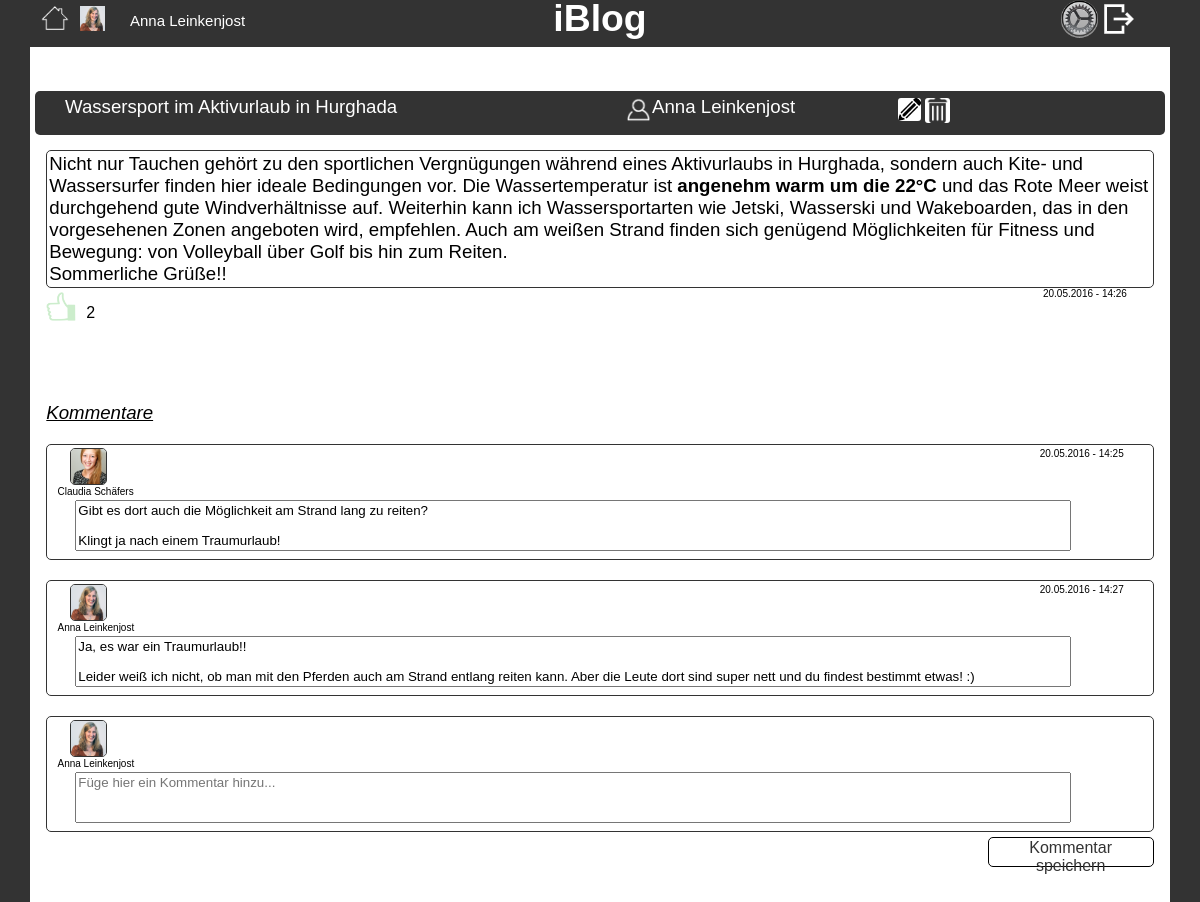
The app's page /index.php?article=31 (signed in) with its own data.
### tables this page shows
CREATE TABLE `article` (
  `id` int(11) NOT NULL,
  `title` varchar(100) NOT NULL,
  `text` text,
  `user_id` varchar(50) NOT NULL,
  `date` timestamp NOT NULL DEFAULT CURRENT_TIMESTAMP ON UPDATE CURRENT_TIMESTAMP
);

CREATE TABLE `comment` (
  `id` int(11) NOT NULL,
  `user_id` int(11) NOT NULL,
  `article_id` int(11) NOT NULL,
  `date` timestamp NOT NULL DEFAULT CURRENT_TIMESTAMP ON UPDATE CURRENT_TIMESTAMP,
  `text` text NOT NULL
);

### classes/Template.php (called while the page is built, shortened)
<?php
class Template {
    function render_partial($template_path, $data = array())
    {
        extract($data);
        include(BASEDIR . '/templates/' . $template_path .'.php');
        return ob_get_clean();
    }
    public static function render($template_path, $data)
    {
        $template = new Template();
        $content_for_layout = $template->render_partial($template_path, $data);
        include(BASEDIR . '/templates/layout.php');
    }
}

### classes/Article.php (called while the page is built, shortened)
<?php
class Article {
  public static function getArticle($id)
  {
      global $dbh;
      $stmt = $dbh->prepare("SELECT * FROM article WHERE id=:id");
      $stmt->execute(array(
        'id' => $id
      ));
      return $stmt->fetch(PDO::FETCH_ASSOC);
  }
public static function likeable($article, $user){
  global $dbh;
  if(Session::authenticated()) {
      $stmt = $dbh->prepare("SELECT COUNT(*) FROM article WHERE id=:article AND user_id =:user");
      $stmt->execute(array(
          'user' => $user,
          'article' => $article
      ));
      if ($stmt->fetchColumn() == 0) {
          $stmt = $dbh->prepare("SELECT COUNT(*) FROM user_likes_article WHERE user_id=:user AND article_id=:article");
          $stmt->execute(array(
              'user' => $user,
              'article' => $article
          ));
          if ($stmt->fetchColumn() == 0) {
              return true;
          } else {
              return false;
          }
      } else {
          return false;
      }
  }else{
      return false;
  }
}
public static function getLikes($article){
  global $dbh;
  $stmt = $dbh->prepare("SELECT COUNT(*) FROM user_likes_article WHERE article_id=:article");
  $stmt->execute(array(
    'article' => $article
  ));
  return $stmt->fetchColumn();
}
}
?>

### classes/Session.php (called while the page is built, shortened)
<?php
class Session {
        ?><script language="JavaScript" type="text/javascript">
        </script> <?
    public static function getuserid(){
      global $dbh;
      $stmt = $dbh->prepare("SELECT id FROM user
          WHERE mail = :user");
      $stmt->execute(array(
          'user'     => Session::getuser(),
      ));
      $id = $stmt->fetchColumn();
      return $id;
    }
    public static function getuserbyid($id){
      global $dbh;
      $stmt = $dbh->prepare("SELECT CONCAT(CONCAT(firstname, ' '), lastname) FROM user
          WHERE id = :id");
      $stmt->execute(array(
          'id'     => $id,
      ));
      $user = $stmt->fetchColumn();
      return $user;
    }
    public static function getpicext($user_id){
      if(file_exists($_SESSION['workingdirectory']."/images/profilepics/".$user_id.".png"))
      {
        return "images/profilepics/".$user_id.".png";
      }
      elseif (file_exists($_SESSION['workingdirectory']."/images/profilepics/".$user_id.".jpeg")) {
        return "images/profilepics/".$user_id.".jpeg";
      }
      elseif (file_exists($_SESSION['workingdirectory']."/images/profilepics/".$user_id.".gif")) {
        return "images/profilepics/".$user_id.".gif";
      }
      elseif (file_exists($_SESSION['workingdirectory']."/images/profilepics/".$user_id.".jpg")) {
        return "images/profilepics/".$user_id.".jpg";
      }
      else{
        return "images/profilepics/user.png";
      }
    }
    public static function authenticated()
    {
        return ($_SESSION['logged_in'] === true);
    }
    public static function getuser(){
      return $_SESSION['user'];
    }
    public static function getArticleId(){
      return($_SESSION['article_id']);
    }
}

### classes/Comment.php (called while the page is built, shortened)
<?php
class Comment {
  public static function getAllComments(){
    global $dbh;
    $stmt = $dbh->prepare("SELECT * FROM comment WHERE article_id=:id");
    $stmt->execute(array(
      'id'=>Session::getArticleId()
    ));
    return $stmt->fetchAll(PDO::FETCH_ASSOC);
  }
}
?>

### templates/article.php (the view, shortened to what this page needs)
<link rel="stylesheet" href="assets/stylesheets/article.css">
  <div class="sideHeaderDiv">
    <label class="sideHeader"><?php echo $article['title']?></label>
      <img class="userArticle" src="assets/images/user.png">
      <label class="owner"><?php echo Session::getuserbyid($article['user_id'])?></label>
    <?php if (Session::authenticated() && (Session::getuserid()==$article['user_id'])): ?>
        <a href="index.php?editOldArticle"><img src="assets/images/edit.jpg" class="userArticleEdit"></a>
        <a href="index.php?deleteArticle" onclick="return confirm('Wollen Sie diesen Beitrag wirklich unwideruflich löschen?');"><img src="assets/images/bin.png" class="userArticleBin"></a>
    <?php endif ?>
  </div>
  <div class="singleArticle">
      <div class="textareaRead">
          <textbox><?php echo htmlspecialchars_decode($article['text']) ?></textbox>
      </div>
      <label class="dateLabel"><?php echo date("d.m.Y - H:i", strtotime($article['date']))?></label>
      <div class="likeDiv">
          <?php if(Article::likeable(Session::getArticleId(), Session::getuserid())):?>
            <a href="index.php?like"><img src="assets/images/like.jpg" class="likeImg"></a>
          <?php else :?>
            <img src="assets/images/like.jpg" class="noLikeImg">
          <?php endif ?>
          <label class="likeNumber"><?php echo Article::getLikes($article['id'])?></label>
      </div>
      <form action="index.php?saveComment" method="post" class="article">
        <div class="commments">
            <?php if (!empty($comments) || Session::authenticated()) : ?>
                <label class="titleComment">Kommentare</label>
                <?php foreach ($comments as $comment) :?>
                    <div class="commentsarea">
                        <img src="<?php echo Session::getpicext($comment['user_id'])?>" class="user-articleImg">
                        <label class="nameUserArticle"><?php echo Session::getuserbyid($comment['user_id'])?></label>
                      <label class="dateLabel"><?php echo date("d.m.Y - H:i", strtotime($comment['date']))?></label>
                      <textarea readonly class="textareaReadComment" rows="3"><?php echo $comment[nl2br('text')] ?></textarea>
                    </div>
                <? endforeach ?>
            <?php endif ?>
        </div>
        <?php if(Session::authenticated()) :?>
            <div class="commentsarea">
                <img src="<?php echo Session::getpicext(Session::getuserid())?>" class="user-articleImg">
                <label class="nameUserArticle"><?php echo Session::getuserbyid(Session::getuserid()) ?></label>
              <textarea id="textareaComment" name="textareaComment" class="textareaReadComment" placeholder="Füge hier ein Kommentar hinzu..." rows="3"></textarea>
            </div>
            <button>Kommentar speichern</button>
        <?php endif ?>
      </form>
  </div>

### public/assets/stylesheets/stylesheet.css (style rules this page uses)
﻿ *,html { font-family:sans-serif; }
html,body { background-color:rgb(51,51,51); font-size:14pt; margin:0px; padding:0px }
button { background-color: white; border: 0.2px solid black; border-radius: 5px; color: rgb(51, 51, 51); font-size: 12pt; height: 30px; }
.singleArticle { margin: 15px auto auto; max-width: 98%; min-height: 100vh; }
.sideHeaderDiv { background-color: rgb(51, 51, 51); border-radius: 5px; color: white; padding: 5px; display: flex; }
.sideHeader { max-width: 50%; min-width: 50%; overflow: hidden; padding-left: 25px; text-overflow: ellipsis; white-space: nowrap; }
.user-articleImg { border: 0.2px solid rgb(51, 51, 51); border-radius: 5px; height: 35px; margin-bottom: 10px; margin-left: 20px; }
.nameUserArticle { font-size: 10px; margin-left: -55px; margin-top: 36px; color: black; text-overflow: ellipsis; }
.likeNumber, .likeNumberStart { color: black; font-size: 16px; }
.likeDiv { display: flex; padding-right: 10px; }
.likeNumber { margin-left: -17px; margin-top: 30px; }
.dateLabel { color: black; float: right; font-size: 10px; margin-left: 10px; max-width: 10%; min-width: 10%; overflow: hidden; text-overflow: ellipsis; white-space: nowrap; }

### public/assets/stylesheets/article.css (style rules this page uses)
.userArticleEdit { border: 0.5px solid rgb(51, 51, 51); border-radius: 5px; float: right; height: 23px; margin-left: 10px; padding: 1px; }
.article button { margin-left: 85%; margin-top: 5px; }
.owner { max-width: 20%; min-width: 20%; overflow: hidden; padding-right: 10px; text-overflow: ellipsis; white-space: nowrap; }
.userArticleBin { border: 0.2px solid rgb(51, 51, 51); border-radius: 5px; padding: 1px; width: 25px; }
.commments { margin-top: 80px; }
.titleComment { font-style: italic; text-decoration: underline; }
.commentsarea { border: 0.2px solid rgb(51, 51, 51); border-radius: 5px; margin-top: 20px; padding: 3px; }
.textareaRead { border: 0.2px solid rgb(51, 51, 51); border-radius: 5px; margin: auto; min-height: 100px; padding: 2px; }
.textareaReadComment { margin-bottom: auto; margin-left: 25px; margin-right: auto; resize: none; width: 90%; }
.likeDiv { display: flex; margin-top: 4px; }
.noLikeImg { height: 30px; width: 30px; opacity: 0.2; }
.likeNumber { margin-left: 10px; margin-top: 12px; }

### records on screen
article: title "Wassersport im Aktivurlaub in Hurghada", text "Nicht nur Tauchen gehört zu den sportlichen Vergnügungen während eines Aktivurlaubs in Hurghada, sondern auch Kite- und Wassersurfer finden hier ideale Bedingungen vor. Die Wassertemperatur ist angenehm warm um die 22°C und das Rote Meer weist durchgehend gute Windverhältnisse auf. Weiterhin kann ich Wassersportarten wie Jetski, Wasserski und Wakeboarden, das in den vorgesehenen Zonen angeboten wird, empfehlen. Auch am weißen Strand finden sich genügend Möglichkeiten für Fitness und Bewegung: von Volleyball über Golf bis hin zum Reiten. Sommerliche Grüße!!", date "20.05.2016 - 14:26"
comment: shows a picture, user_id "Claudia Schäfers", date "20.05.2016 - 14:25", text "Gibt es dort auch die Möglichkeit am Strand lang zu reiten? Klingt ja nach einem Traumurlaub!"
comment: shows a picture, user_id "Anna Leinkenjost", date "20.05.2016 - 14:27", text "Ja, es war ein Traumurlaub!! Leider weiß ich nicht, ob man mit den Pferden auch am Strand entlang reiten kann. Aber die Leute dort sind super nett und du findest bestimmt etwas! :)"

### other values on screen
Session::getuserbyid(Session::getuserid()) "Anna Leinkenjost"
Session::getuserbyid($article['user_id']) "Anna Leinkenjost"
Article::getLikes($article['id']) "2"
